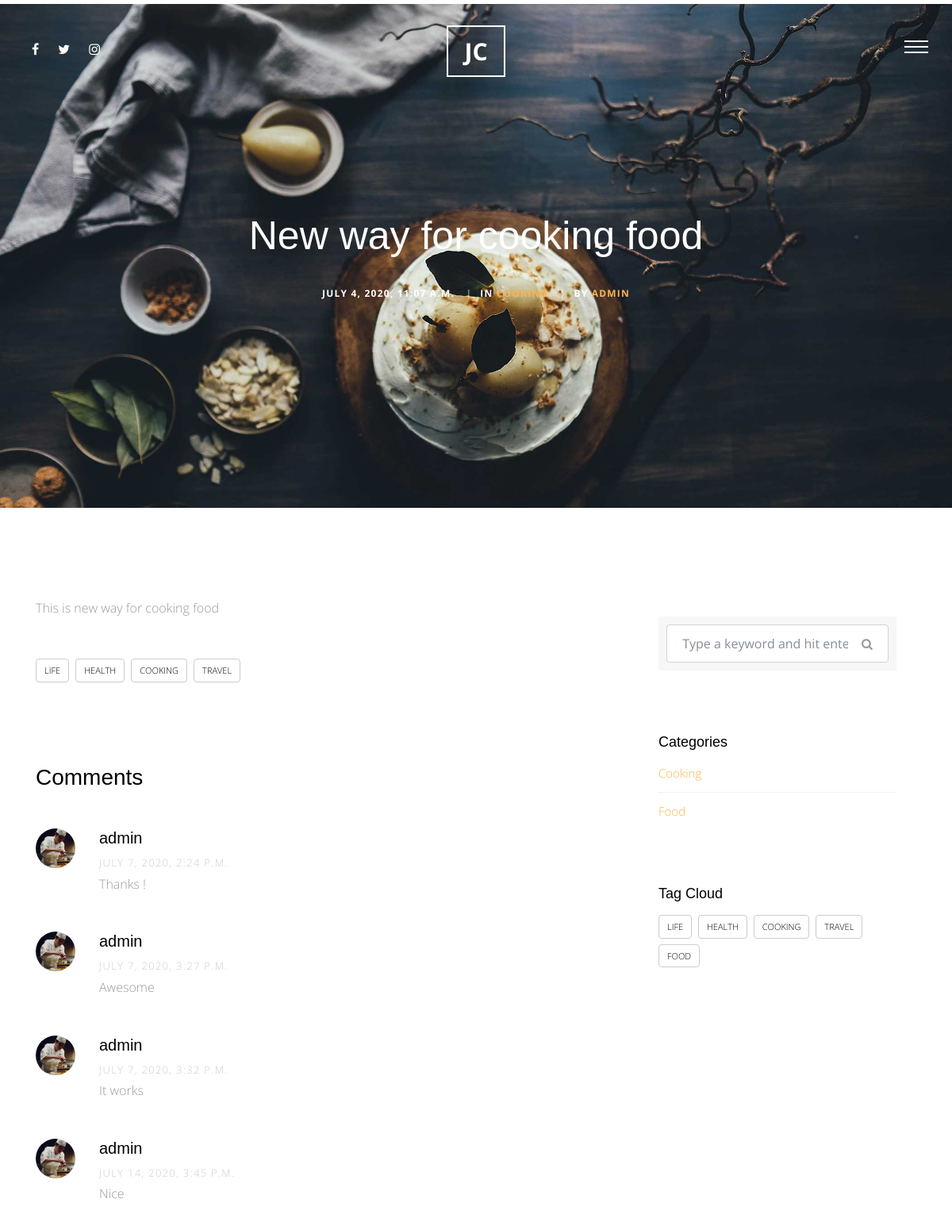
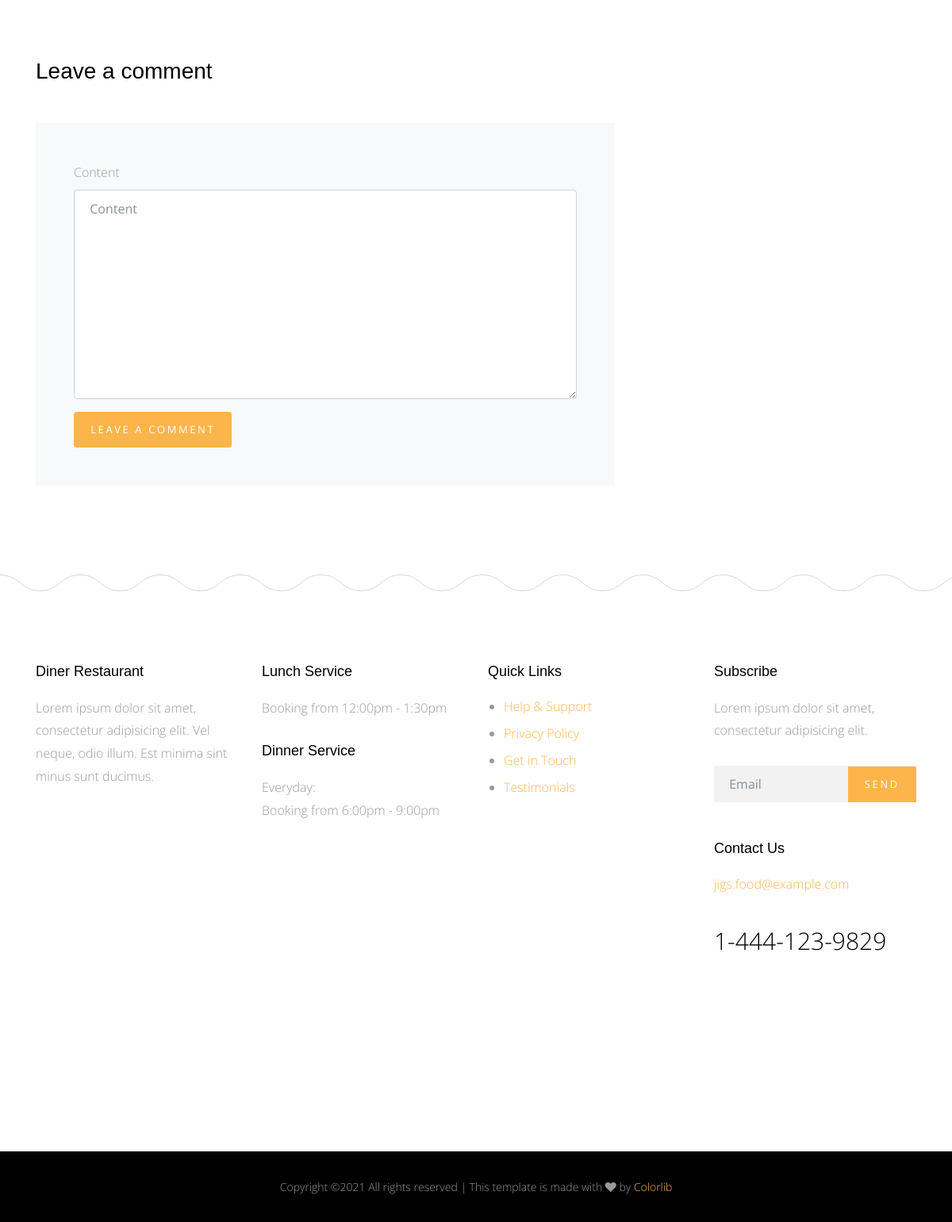
The page /blog/1 on the database its author committed (2 pictures, top to bottom).
### blog/models.py (models this page shows, shortened)
class Post(models.Model):
    title = models.CharField(max_length=50)
    content = models.TextField()
    author = models.ForeignKey(User, on_delete=models.CASCADE)
    image = models.ImageField(upload_to='blog/' , blank=True, null=True)
    category = models.ForeignKey('Category',null=True, on_delete=models.SET_NULL)
    created = models.DateTimeField(default=timezone.now)
    tags = TaggableManager(blank=True)
    class Meta:
        verbose_name = 'post'
        verbose_name_plural = 'posts'
    def __str__(self):
        return self.title

class Category(models.Model):
    category_name = models.CharField(max_length=50)
    class Meta:
        verbose_name = 'category'
        verbose_name_plural = 'categories'
    def __str__(self):
        return self.category_name

class Comment(models.Model):
    user = models.ForeignKey(User, on_delete=models.CASCADE)
    post = models.ForeignKey(Post, on_delete=models.CASCADE)
    content = models.TextField()
    created = models.DateTimeField(default=timezone.now)

### blog/views.py (the view)
# urls.py: path('<int:id>' , views.post_detail, name='post_detail'),
def post_detail(request, id):
    post_detail = Post.objects.get(id=id)
    categories = Category.objects.all()
    all_tags = Tag.objects.all()
    comments = Comment.objects.filter(post = post_detail)
    if request.method == 'POST':
        comment_form = CommentForm(request.POST)
        if comment_form.is_valid():
            new_comment = comment_form.save(commit=False)
            new_comment.user = request.user
            new_comment.post = post_detail
            new_comment.save()
    else:
        comment_form = CommentForm()
    context = {
        'post_detail' : post_detail,
        'categories' : categories,
        'all_tags' : all_tags,
        'comments' : comments,
        'comment_form' : comment_form,
    }
    return render(request, 'Post/post_detail.html', context)

### blog/forms.py
class CommentForm(forms.ModelForm):
    class Meta:
        model = Comment
        fields = {
            'content'
        }

### blog/templates/Post/post_detail.html (shortened to what this page needs)
{% extends 'base.html' %}
{% load static %}
{% load bootstrap4 %}
{% block body %}
      <div class="main-wrap">
        <div class="cover_1 cover_sm">
          <div class="img_bg" style="background-image: url({% static 'site_static/img/slider-1.jpg' %})" data-stellar-background-ratio="0.5">
            <div class="container">
              <div class="row align-items-center justify-content-center">
                <div class="col-md-7 text-center" data-aos="fade-up">
                  <h2 class="heading mb-4">{{post_detail}}</h2>
                  <div class="post-info">
                    <div class="date-info">{{post_detail.created}}</div>
                    <div class="category-info"><span class="seperator">|</span>In <a href="#" data-title="View all posts in Lifestyle" title="View all posts in Lifestyle">{{post_detail.category}}</a></div>
                    <div class="author-info"><span class="seperator">|</span>By <a href="#">{{post_detail.author}}</a></div>
                  </div>
                </div>
              </div>
            </div>
          </div>
        </div>
       <div class="section">
          <div class="container">
            <div class="row">
              <div class="col-md-8">
                <p>{{post_detail.content}}</p>
                <div class="tag-widget post-tag-container mb-5 mt-5">
                  <div class="tagcloud">
                    {% for tag in post_detail.tags.all %}
                      <a href="{% url 'blog:post_by_tag' tag %}" class="tag-cloud-link">{{tag.name}}</a>
                    {% endfor %}
                  </div>
                </div>
                <div class="pt-5 mt-5">
                  <h3 class="mb-5">Comments</h3>
                  <ul class="comment-list">
                    {% for comment in comments %}
                      <li class="comment">
                        <div class="vcard bio">
                          <img src="img/person_1.jpg" alt="Image placeholder">
                        </div>
                        <div class="comment-body">
                          <h3>{{comment.user}}</h3>
                          <div class="meta">{{comment.created}}</div>
                          <p>{{comment.content}}</p>
                        </div>
                      </li>
                    {% endfor %}
                  </ul>
                  <div class="comment-form-wrap pt-5">
                    <h3 class="mb-5">Leave a comment</h3>
                    <form method="POST" class="p-5 bg-light">
                      {% bootstrap_form comment_form %}
                      {% buttons %}
                          <button type="submit" class="btn btn-primary">Leave A Comment</button>
                      {% endbuttons %}
                    </form>
                  </div>
                </div>
              </div>
              <div class="col-md-4 sidebar">
                <div class="sidebar-box">
                  <form action="{% url 'blog:post_list' %}" method="GET" class="search-form">
                    <div class="form-group">
                      <span class="icon fa fa-search"></span>
                      <input type="text" class="form-control" name='q' value="{{request.Get.q}}" placeholder="Type a keyword and hit enter">
                    </div>
                  </form>
                </div>
                <div class="sidebar-box">
                  <div class="categories">
                    <h3>Categories</h3>
                    {% for category in categories %}
                      <li><a href="{% url 'blog:post_by_category' category %}">{{category}}</a></li>
                    {% endfor %}
                  </div>
                </div>
                <div class="sidebar-box">
                  <h3>Tag Cloud</h3>
                  <div class="tagcloud">
                    {% for tag in all_tags %}
                      <a href="{% url 'blog:post_by_tag' tag %}" class="tag-cloud-link">{{tag}}</a>
                    {% endfor %}
                  </div>
                </div>
              </div>
            </div>
          </div>
        </div>
      </div>
      {% endblock body %}

### templates/base.html (shortened to what this page needs)
{% load static %}
<!doctype html>
<html lang="en">
  <head>
    <link rel="stylesheet" href="{% static 'site_static/css/bootstrap.css' %}">
    <link rel="stylesheet" href="{% static 'site_static/css/animate.css' %}">
    <link rel="stylesheet" href="{% static 'site_static/css/owl.carousel.min.css' %}">
    <link rel="stylesheet" href="{% static 'site_static/css/magnific-popup.css' %}">
    <link rel="stylesheet" href="{% static 'site_static/css/aos.css' %}">
    <link rel="stylesheet" href="{% static 'site_static/css/bootstrap-datepicker.css' %}">
    <link rel="stylesheet" href="{% static 'site_static/css/jquery.timepicker.css' %}">
    <link rel="stylesheet" href="{% static 'site_static/fonts/ionicons/css/ionicons.min.css' %}">
    <link rel="stylesheet" href="{% static 'site_static/fonts/fontawesome/css/font-awesome.min.css' %}">
    <link rel="stylesheet" href="{% static 'site_static/fonts/flaticon/font/flaticon.css' %}">
    <link rel="stylesheet" href="{% static 'site_static/css/style.css' %}">
  </head>
  <body>
    <div class="site-wrap">
      <header class="site-header">
        <div class="row align-items-center">
          <div class="col-5 col-md-3">
             <ul class="list-unstyled social">
              <li><a href="#"><span class="fa fa-facebook"></span></a></li>
              <li><a href="#"><span class="fa fa-twitter"></span></a></li>
              <li><a href="#"><span class="fa fa-instagram"></span></a></li>
            </ul>
          </div>
          <div class="col-2 col-md-6 text-center">
            <a href="/" class="site-logo"> <b><b>JC</b></b> </a>
          </div>
          <div class="col-5 col-md-3 text-right menu-burger-wrap">
            <a href="#" class="site-nav-toggle js-site-nav-toggle"><i></i></a>
          </div>
        </div>
      </header>
      {% block body %}
      {% endblock body %}
      <footer>
        <div class="site-footer">
          <div class="container">
            <div class="row small-gutters mb-5">
              <div class="col-md-6 col-lg-3 mb-5" data-aos="fade" data-aos-delay="100">
                <div class="footer-widget">
                  <h3>Diner Restaurant</h3>
                  <p>Lorem ipsum dolor sit amet, consectetur adipisicing elit. Vel neque, odio illum. Est minima sint minus sunt ducimus.</p>
                </div>
              </div>
              <div class="col-md-6 col-lg-3 mb-5" data-aos="fade" data-aos-delay="200">
                <div class="footer-widget">
                  <h3>Lunch Service</h3>
                  <p>Booking from 12:00pm - 1:30pm</p>
                  <h3>Dinner Service</h3>
                  <p>Everyday: <br> Booking from 6:00pm - 9:00pm</p>
                </div>
              </div>
              <div class="col-md-6 col-lg-3 mb-5" data-aos="fade" data-aos-delay="300">
                <div class="footer-widget">
                  <h3>Quick Links</h3>
                  <ul>
                    <li><a href="#">Help &amp; Support</a></li>
                    <li><a href="#">Privacy Policy</a></li>
                    <li><a href="#">Get in Touch</a></li>
                    <li><a href="#">Testimonials</a></li>
                  </ul>
                </div>
              </div>
              <div class="col-md-6 col-lg-3 mb-5" data-aos="fade" data-aos-delay="400">
                <div class="footer-widget footer-contact-widget">
                  <h3>Subscribe</h3>
                  <p>Lorem ipsum dolor sit amet, consectetur adipisicing elit.</p>
                  <form action="" class="form-subscribe mb-5">
                    <div class="form-group form-field">
                      <input type="submit" value="Send" class="btn btn-primary">
                      <input type="text" class="form-control" placeholder="Email">
                    </div>
                  </form>
                  <h3>Contact Us</h3>
                  <p class="contact-email">jigs.food@example.com</p>
                  <p class="contact-phone">1-444-123-9829</p>
                </div>
              </div>
            </div>
          </div>
        </div>
      </footer>
      <div class="site-footer-copyright">
        <div class="container">
          <div class="row">
             <p class="footer-text col-md-12">
Copyright &copy;<script>document.write(new Date().getFullYear());</script> All rights reserved | This template is made with <i class="fa fa-heart" aria-hidden="true"></i> by <a href="https://colorlib.com" target="_blank">Colorlib</a>
</p>
          </div>
        </div>
      </div>
    </div>
  </body>
</html>

### rows shown on the page
Post: title "New way for cooking food", created "JULY 4, 2020, 11:07 A.M.", category "COOKING", author "ADMIN", content "This is new way for cooking food"
Tag: name "LIFE"
Tag: name "HEALTH"
Tag: name "COOKING"
Tag: name "TRAVEL"
Comment: user "admin", created "JULY 7, 2020, 2:24 P.M.", content "Thanks !"
Comment: user "admin", created "JULY 7, 2020, 3:27 P.M.", content "Awesome"
Comment: user "admin", created "JULY 7, 2020, 3:32 P.M.", content "It works"
Comment: user "admin", created "JULY 14, 2020, 3:45 P.M.", content "Nice"
Category: category_name "Cooking"
Category: category_name "Food"
Tag: name "FOOD"
